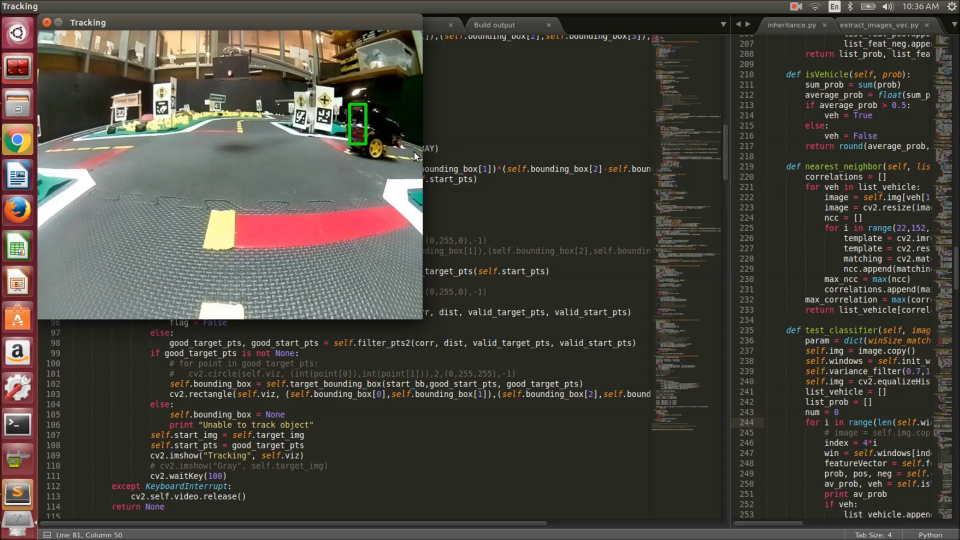
#> input picture frame 88 of video.mp4, 1920 x 1080 px, given in place of testing1.mpg, which was not available (shown at 1/2 size)
$ python tracker_tester.py   (Python 2 division)   (older library calls are emulated)
#> lines starting #> are read from the running program, lines starting #| are printed output that depends on the picture; pictures that were not available may be replaced by others from this repository, and a replacement may not be noted
#!/usr/bin/env python
import cv2
import numpy as np
from time import time
import scipy
from scipy import stats

feature_params = dict(maxCorners=500, qualityLevel=0.1, minDistance=1, blockSize=1)


class Tracker():
    def __init__(self):
        self.bounding_box = None
        self.init_pts_density = 4
        self.required_pts_density = 100
        self.start_img = None
        self.target_img = None
        self.flag = True

    def initialize(self, bbox, image):
        self.start_img = cv2.cvtColor(image, cv2.COLOR_BGR2GRAY)
        self.start_img = cv2.equalizeHist(self.start_img)
        self.bounding_box = bbox
        self.start_pts = self.gen_point_cloud(self.bounding_box)

    def run(self, image):
        required_pts_density = float((self.bounding_box[3] - self.bounding_box[1]) *
                                     (self.bounding_box[2] - self.bounding_box[0])) / (len(self.start_pts))
        if required_pts_density > 100:
            self.start_pts = self.gen_point_cloud(self.bounding_box)
            self.flag = True
        self.target_img = cv2.cvtColor(image.copy(), cv2.COLOR_BGR2GRAY)
        # self.target_img = cv2.equalizeHist(self.target_img)
        corr, dist, valid_target_pts, valid_start_pts = self.cal_target_pts(self.start_pts)
        # for point in valid_start_pts:
        # 	cv2.circle(self.viz, (int(point[0]),int(point[1])),2,(0,255,0),-1)
        if self.flag:
            good_target_pts, good_start_pts = self.filter_pts(corr, dist, valid_target_pts, valid_start_pts)
            self.flag = False
        else:
            good_target_pts, good_start_pts = self.filter_pts2(corr, dist, valid_target_pts, valid_start_pts)
        if good_target_pts is not None:
            for point in good_target_pts:
                cv2.circle(image, (int(point[0]), int(point[1])), 2, (0, 255, 255), -1)
            bbox = self.target_bounding_box(self.bounding_box, good_start_pts, good_target_pts)
            self.bounding_box = bbox
            cv2.rectangle(image, (self.bounding_box[0], self.bounding_box[1]),
                          (self.bounding_box[2], self.bounding_box[3]), (0, 255, 0), 1)
        else:
            self.bounding_box = None
            print "Unable to track object"
        self.start_img = self.target_img
        self.start_pts = good_target_pts
        cv2.imshow("Tracking", image)
        cv2.waitKey(100)
        return self.bounding_box, image

    def gen_point_cloud(self, box):
        pts = []  # [(x1,y1),(x2,y2)...]
        numY = int(((box[3] - box[1]) / self.init_pts_density)) + 1
        numX = int((box[2] - box[0]) / self.init_pts_density) + 1
        for i in range(numX):
            for j in range(numY):
                pts_x = box[0] + i * self.init_pts_density
                pts_y = box[1] + j * self.init_pts_density
                pts.append((pts_x, pts_y))
        return pts

    def goodFeature2Track(self):
        pts = []
        mask = np.zeros_like(self.start_img)
        mask[self.bounding_box[1]:self.bounding_box[3], self.bounding_box[0]:self.bounding_box[2]] = 255
        goodFeatures = cv2.goodFeaturesToTrack(self.start_img, mask=mask, **feature_params)
        if goodFeatures is not None:
            for x, y in np.float32(goodFeatures).reshape(-1, 2):
                pts.append((x, y))
        return pts

    def cal_target_pts(self, pts0):
        valid_target_pts = []  # initialize the target points with equal length to source
        valid_start_pts = []
        start_pts = np.asarray(pts0, dtype="float32")
        target_pts = np.asarray(pts0, dtype="float32")
        back_pts = np.asarray(pts0, dtype="float32")
        lk_params = dict(winSize=(5, 5), maxLevel=2, criteria=(cv2.TERM_CRITERIA_EPS | \
                                                               cv2.TERM_CRITERIA_COUNT, 10, 0.03),
                         flags=cv2.OPTFLOW_USE_INITIAL_FLOW)
        matching_param = dict(winSize_match=5, method=cv2.cv.CV_TM_CCOEFF_NORMED)

        target_pts, status_forward, _ = cv2.calcOpticalFlowPyrLK(self.start_img, self.target_img, start_pts, target_pts,
                                                                 **lk_params)

        back_pts, status_backward, _ = cv2.calcOpticalFlowPyrLK(self.target_img, self.start_img, target_pts, back_pts,
                                                                **lk_params)
        status = status_forward & status_backward
        dist_all = self.euclidean_distance(start_pts, target_pts)
        valid_corr = self.patch_matching(start_pts, target_pts, status, **matching_param)
        valid_dist = []

        for i in np.argwhere(status):
            i = i[0]
            valid_target_pts.append(tuple(target_pts[i].tolist()))
            valid_start_pts.append(tuple(start_pts[i].tolist()))
            valid_dist.append(dist_all[i])

        test = len(valid_start_pts) == len(valid_target_pts) == len(valid_dist) == len(valid_corr)
        return valid_corr, valid_dist, valid_target_pts, valid_start_pts

    def patch_matching(self, start_pts, target_pts, status, winSize_match, method):
        match_patches = []
        for i in np.argwhere(status):
            i = i[0]
            patch_start = cv2.getRectSubPix(self.start_img, (winSize_match, winSize_match),
                                            tuple(start_pts[i]))  # Use numpy array image extraction 12 times faster
            patch_target = cv2.getRectSubPix(self.target_img, (winSize_match, winSize_match), tuple(target_pts[i]))
            match_patches.append(cv2.matchTemplate(patch_start, patch_target, method)[0][0])
        return match_patches

    def euclidean_distance(self, start_pts, target_pts):
        dist = ((target_pts[:, 0] - start_pts[:, 0]) ** 2 + (target_pts[:, 1] - start_pts[:, 1]) ** 2) ** 0.5
        return np.round(dist, 1)

    def filter_pts2(self, valid_corr, valid_dist, valid_target_pts, valid_start_pts):
        good_target_points = []
        good_start_points = []
        medDist = self.median(valid_dist)
        medCorr = self.median(valid_corr)
        modDist = stats.mode(valid_dist)[0][0]
        print modDist, len(valid_dist), max(valid_dist)
        quarDist = np.percentile(valid_dist, 99)
        quarCorr = np.percentile(valid_corr, 60)
        valid_disp = []
        corr = []
        for i in range(len(valid_dist)):
            valid_disp.append(abs(valid_dist[i] - medDist))
        print "Median: ", self.median(valid_disp)

        for i in range(len(valid_corr)):
            corr.append(abs(valid_corr[i] - medCorr))
        print "Correlation: ", self.median(corr)

        # [6 lines of commented-out code are left out]
        median_failure = self.median(valid_disp) > 5
        correlation_failure = self.median(corr) > 0.01
        tracking_failure = median_failure and correlation_failure
        if tracking_failure:
            print "tracking failure"
            return None, None

        # [4 lines of commented-out code are left out]

        for i in range(len(valid_dist)):
            if valid_dist[i] <= quarDist:
                good_target_points.append(valid_target_pts[i])
                good_start_points.append(valid_start_pts[i])

        if len(good_target_points) <= 5:
            print 'Not enough target points'
            return None, None
        else:
            return good_target_points, good_start_points

    # def adaptive_mode_filter(self,):

    def filter_pts(self, valid_corr, valid_dist, valid_target_pts, valid_start_pts):
        good_target_points = []
        good_start_points = []
        medDist = self.median(valid_dist)
        medCorr = self.median(valid_corr)
        quarDist = np.percentile(valid_dist, 50)
        quarCorr = np.percentile(valid_corr, 60)
        valid_disp = []
        for i in range(len(valid_dist)):
            valid_disp.append(abs(valid_dist[i] - medDist))
        print "Median: ", self.median(valid_disp)
        # [8 lines of commented-out code are left out]
        for i in range(len(valid_dist)):
            if valid_dist[i] <= quarDist and valid_corr[i] >= quarCorr:
                good_target_points.append(valid_target_pts[i])
                good_start_points.append(valid_start_pts[i])

        if len(good_target_points) <= 5:
            print 'Not enough target points'
            return None, None
        else:
            return good_target_points, good_start_points

    def target_bounding_box(self, start_box, good_start_points, good_target_points):
        num_target_pts = len(good_target_points)
        # print num_target_pts
        width_start = start_box[2] - start_box[0]
        height_start = start_box[3] - start_box[1]
        diff_x = []
        diff_y = []
        for i in range(num_target_pts):
            diff_x.append(good_target_points[i][0] - good_start_points[i][0])
            diff_y.append(good_target_points[i][1] - good_start_points[i][1])
        dx = self.median(diff_x)
        dy = self.median(diff_y)
        # [4 lines of commented-out code are left out]
        diff_y = diff_x = 0

        # print dx, dy, "The shift from distance"

        scale_factor = []
        for i in range(num_target_pts):
            for j in range(i + 1, num_target_pts):
                start_img = ((good_start_points[i][0] - good_start_points[j][0]) ** 2 +
                             (good_start_points[i][1] - good_start_points[j][1]) ** 2) ** 0.5
                target_img = ((good_target_points[i][0] - good_target_points[j][0]) ** 2
                              + (good_target_points[i][1] - good_target_points[j][1]) ** 2) ** 0.5
                scale_factor.append(float(target_img) / start_img)

        scale = self.median(scale_factor)
        # [4 lines of commented-out code are left out]
        scale_x = ((scale - 1) / 2) * width_start
        scale_y = ((scale - 1) / 2) * height_start

        x1_new = start_box[0] + dx - scale_x
        x2_new = start_box[2] + dx + scale_x
        y1_new = start_box[1] + dy - scale_y
        y2_new = start_box[3] + dy + scale_y

        target_box = [int(round(x1_new)), int(round(y1_new)), int(round(x2_new)), int(round(y2_new))]
        dimension = float(target_box[3] - target_box[1]) / (target_box[2] - target_box[0])
        if dimension < 1.0:
            return None
        else:
            return target_box

    def median(self, data):
        new_data = list(data)
        new_data.sort()
        if len(new_data) < 1:
            print "No Data point to calculate median"
            return None
        else:
            return new_data[len(new_data) / 2]

    def mean(self, data):
        return sum(data) / len(data)

tracker = Tracker()
bbox = [219,24,275,88]
video = cv2.VideoCapture("/home/ubuntu/temp/tld_bag/record1/testing1.mpg")
video.set(cv2.cv.CV_CAP_PROP_POS_FRAMES,88)
initialize = False
while True:
    ret,frame = video.read()
#> frame is the input picture: shape (1080, 1920, 3); mean B, G, R 60.4, 67.6, 70.6
    frame = frame[80:250,0:640]
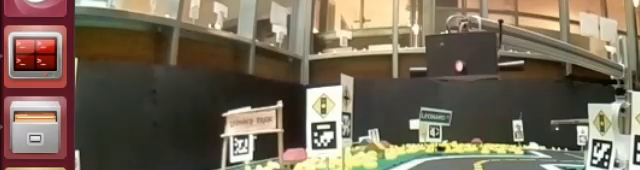
#> frame: shape (170, 640, 3); mean B, G, R 86.8, 104, 116.4
    if not initialize:
        tracker.initialize(bbox,frame)
#> in initialize, `self.start_img = cv2.cvtColor(image, cv2.COLOR_BGR2GRAY)`:
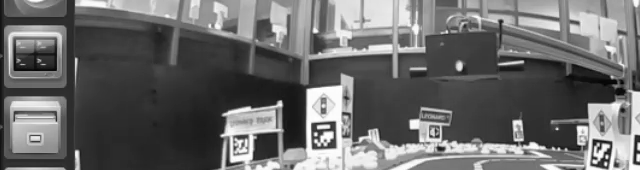
#> self.start_img: shape (170, 640); min 2, max 255, mean 105.7
#> in initialize, `self.start_img = cv2.equalizeHist(self.start_img)`:
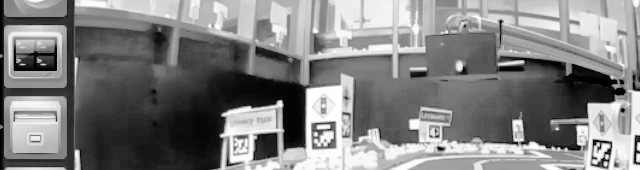
#> self.start_img: shape (170, 640); min 0, max 255, mean 128.5
        initialize = True
    else:
        tracker.run(frame)
